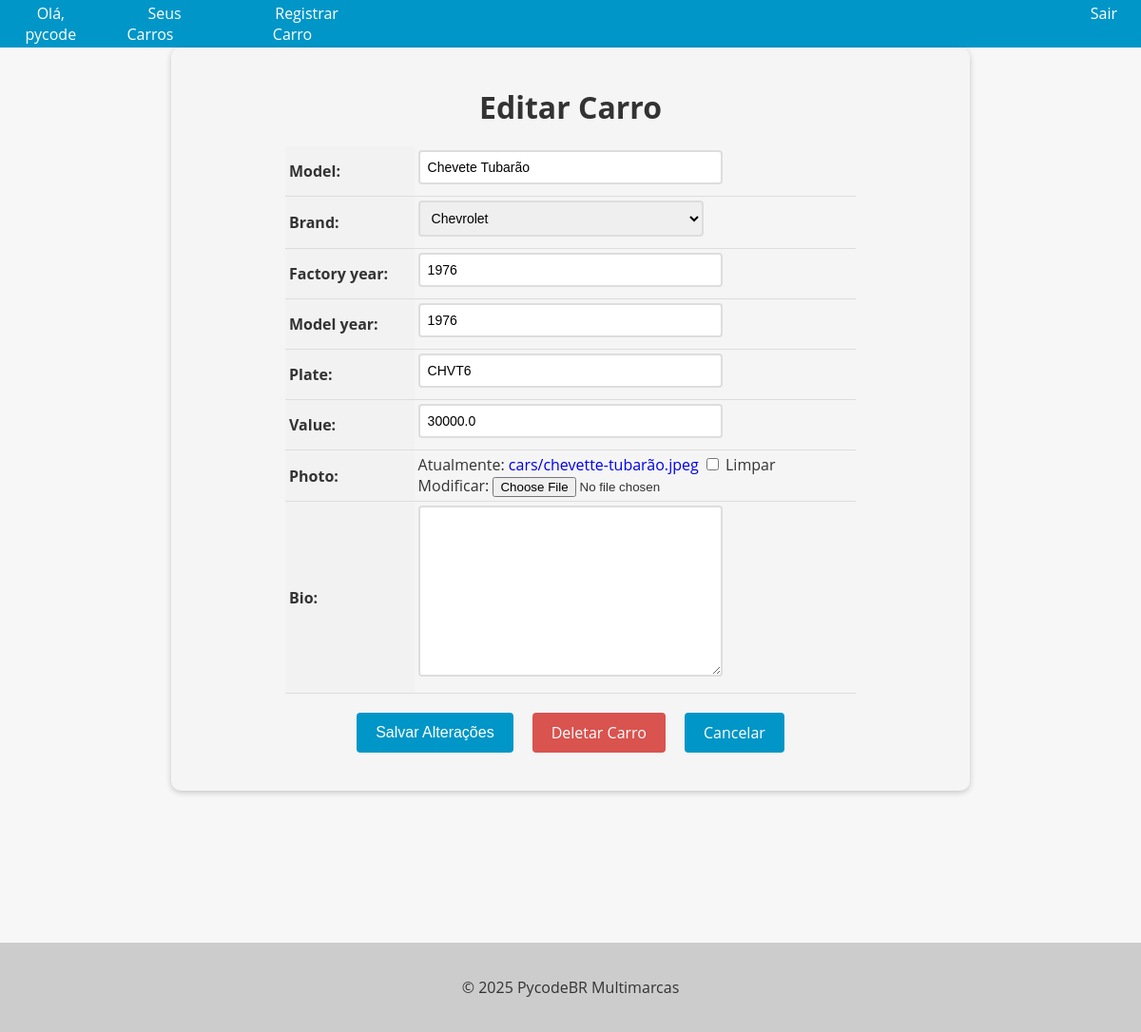
The page /car/2/update/ (signed in) on the database its author committed.
### cars/models.py (models this page shows, shortened)
class Car(models.Model):
  id = models.AutoField(primary_key=True)
  model = models.CharField(max_length=200)
  brand = models.ForeignKey(Brand, on_delete=models.PROTECT, related_name='car_brand')
  factory_year = models.IntegerField()
  model_year = models.IntegerField()
  plate = models.CharField(max_length=10, blank=True, null=True)
  value = models.FloatField(blank=True, null=True)
  photo = models.ImageField(upload_to='cars/', blank=True, null=True)
  bio = models.TextField(blank=True, null=True)

class Brand(models.Model):
  id = models.AutoField(primary_key=True)
  name = models.CharField(max_length=200)
  def __str__(self):
    return self.name

### cars/views.py (the view, shortened to what this page needs)
# urls.py: path('car/<int:pk>/update/', CarUpdateView.as_view(), name='car_update'),
@method_decorator(login_required(login_url='login'), name='dispatch')
class CarUpdateView(UpdateView):
    model = Car
    form_class = CarModelForm
    template_name = 'car_update.html'

### cars/forms.py (shortened to what this page needs)
class CarModelForm(forms.ModelForm):
  class Meta:
    model = Car
    fields = '__all__'

### cars/templates/car_update.html (shortened to what this page needs)
{% extends "base.html" %}
{% block content %}
  <form method="post" enctype="multipart/form-data">
    <h1>Editar Carro</h1>
    <table>
      {{ form.as_table }}
    </table>
    <div>
      <div class="buttons-container">
        <input type="submit" value="Salvar Alterações" class="btn btn-primary">
        <a href="{% url 'car_delete' pk=object.pk %}" class="btn btn-danger">Deletar Carro</a>
        <a href="{% url 'cars_list' %}" class="btn btn-secondary">Cancelar</a>
      </div>
    </div>
  </form>
{% endblock %}

### app/templates/base.html (shortened to what this page needs)
<!DOCTYPE html>
<html lang="pt-BR">
<head>
</head>
<body>
  <header>
    <nav>
      <ul>
        {% if user.is_authenticated %}
          <li>Olá, {{ user.username }}</li>
          <li style="margin-left: auto;"><a href="{% url 'cars_list' %}">Seus Carros</a></li>
          <li><a href="{% url 'new_car' %}">Registrar Carro</a></li>
        {% endif %}
        {% if user.is_authenticated %}
          <li style="margin-left: 46rem;"><a href="{% url 'logout' %}">Sair</a></li>
        {% endif %}
      </ul>
    </nav>
  </header>
  <main>
    {% block content %}
    {% endblock %}
  </main>
  <footer style="margin-top: 10rem;">
    <p>&copy; 2025 PycodeBR Multimarcas</p>
  </footer>
</body>
</html>

### app/templates/base.html (style rules this page uses)
body { font-family: 'Open Sans', sans-serif; background-color: #f7f7f7; color: #333; margin: 0; padding: 0; }
header { background-color: #0096c7; color: #fff; text-align: center; }
footer { background-color: #ccc; color: #333; padding: 20px; text-align: center; }
nav { background-color: #0096c7; color: #fff; height: 50px; display: flex; justify-content: space-between; align-items: center; }
nav ul { list-style: none; margin: 0; padding: 0; display: flex; }
nav ul li { margin: 0 10px; }
nav ul li a { color: #fff; text-decoration: none; font-size: 16px; padding: 15px; transition: all 0.3s ease; }

### cars/templates/car_update.html (style rules this page uses)
form { max-width: 800px; margin: 0 auto; padding: 20px; background-color: #f5f5f5; border-radius: 10px; box-shadow: 0 2px 6px rgba(0, 0, 0, 0.2); }
form h1 { font-size: 2rem; margin-bottom: 20px; text-align: center; }
table { margin: 0 auto; border-collapse: collapse; width: 100%; max-width: 600px; }
th, td { padding: 4px; text-align: left; border-bottom: 1px solid #ddd; }
th { background-color: #f2f2f2; }
input[type="text"], input[type="number"], select, textarea { padding: 8px; font-size: 14px; border: 2px solid #ddd; border-radius: 4px; width: 100%; max-width: 300px; margin-bottom: 8px; transition: border-bottom-color 0.3s ease-in-out; }
.btn { background-color: #0096c7; color: #fff; border: none; padding: 10px 20px; font-size: 16px; border-radius: 4px; cursor: pointer; transition: background-color 0.3s ease-in-out; }
.buttons-container { display: flex; justify-content: center; margin-top: 20px; margin-bottom: 20px; }
.btn { display: inline-block; background-color: #0096c7; color: #fff; border: none; padding: 10px 20px; font-size: 16px; border-radius: 4px; cursor: pointer; transition: background-color 0.3s ease-in-out; margin: 0 10px; }
.btn-danger { background-color: #d9534f; text-decoration: none !important; }
a { text-decoration: none !important; }

### rows shown on the page
Car: model "Chevete Tubarão", brand "Chevrolet", factory_year "1976", model_year "1976", plate "CHVT6", value "30000.0"

### other values the page prints
{{ user.username }} "pycode"
